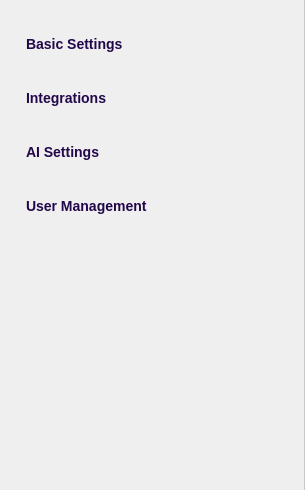
<?xml version="1.0" encoding="UTF-8"?>
<ui version="4.0">
 <class>ContextSidebar</class>
 <widget class="QWidget" name="ContextSidebar">
  <property name="geometry">
   <rect>
    <x>0</x>
    <y>0</y>
    <width>305</width>
    <height>490</height>
   </rect>
  </property>
  <property name="sizePolicy">
   <sizepolicy hsizetype="Preferred" vsizetype="Fixed">
    <horstretch>0</horstretch>
    <verstretch>0</verstretch>
   </sizepolicy>
  </property>
  <property name="minimumSize">
   <size>
    <width>250</width>
    <height>0</height>
   </size>
  </property>
  <property name="maximumSize">
   <size>
    <width>320</width>
    <height>16777215</height>
   </size>
  </property>
  <property name="windowTitle">
   <string>Form</string>
  </property>
  <property name="styleSheet">
   <string notr="true">#ContextSidebar {
	border-right: 1px solid #34343426;
	border-top-left-radius: 16px;
	border-top-right-radius: 0px;
}

QPushButton {
	text-align: left;
    background: transparent;
    border: none;
    font-size: 14px;
    font-weight: 600;
    color: #22084B;
    padding: 0px 10px;
}

QPushButton:hover,
QPushButton:pressed,
QPushButton:checked {
    background-color: #EEF4F6;
    border-radius: 8px;
}</string>
  </property>
  <layout class="QVBoxLayout" name="verticalLayout">
   <property name="spacing">
    <number>10</number>
   </property>
   <property name="leftMargin">
    <number>16</number>
   </property>
   <property name="topMargin">
    <number>22</number>
   </property>
   <property name="rightMargin">
    <number>16</number>
   </property>
   <property name="bottomMargin">
    <number>22</number>
   </property>
   <item>
    <widget class="QPushButton" name="firstButton">
     <property name="minimumSize">
      <size>
       <width>0</width>
       <height>44</height>
      </size>
     </property>
     <property name="maximumSize">
      <size>
       <width>16777215</width>
       <height>44</height>
      </size>
     </property>
     <property name="text">
      <string>Basic Settings</string>
     </property>
     <property name="icon">
      <iconset>
       <normaloff>:/images/ProjectSettings/basic_settings.svg</normaloff>:/images/ProjectSettings/basic_settings.svg</iconset>
     </property>
     <property name="checkable">
      <bool>true</bool>
     </property>
    </widget>
   </item>
   <item>
    <widget class="QPushButton" name="secondButton">
     <property name="minimumSize">
      <size>
       <width>0</width>
       <height>44</height>
      </size>
     </property>
     <property name="maximumSize">
      <size>
       <width>16777215</width>
       <height>44</height>
      </size>
     </property>
     <property name="text">
      <string>Integrations</string>
     </property>
     <property name="icon">
      <iconset>
       <normaloff>:/images/ProjectSettings/integrations.svg</normaloff>:/images/ProjectSettings/integrations.svg</iconset>
     </property>
     <property name="checkable">
      <bool>true</bool>
     </property>
    </widget>
   </item>
   <item>
    <widget class="QPushButton" name="thirdButton">
     <property name="minimumSize">
      <size>
       <width>0</width>
       <height>44</height>
      </size>
     </property>
     <property name="maximumSize">
      <size>
       <width>16777215</width>
       <height>44</height>
      </size>
     </property>
     <property name="text">
      <string>AI Settings</string>
     </property>
     <property name="icon">
      <iconset>
       <normaloff>:/images/ProjectSettings/ai_settings.svg</normaloff>:/images/ProjectSettings/ai_settings.svg</iconset>
     </property>
     <property name="checkable">
      <bool>true</bool>
     </property>
    </widget>
   </item>
   <item>
    <widget class="QPushButton" name="fourthButton">
     <property name="minimumSize">
      <size>
       <width>0</width>
       <height>44</height>
      </size>
     </property>
     <property name="maximumSize">
      <size>
       <width>16777215</width>
       <height>44</height>
      </size>
     </property>
     <property name="text">
      <string>User Management</string>
     </property>
     <property name="icon">
      <iconset>
       <normaloff>:/images/ProjectSettings/user_management.svg</normaloff>:/images/ProjectSettings/user_management.svg</iconset>
     </property>
     <property name="checkable">
      <bool>true</bool>
     </property>
     <property name="flat">
      <bool>true</bool>
     </property>
    </widget>
   </item>
   <item>
    <spacer name="verticalSpacer">
     <property name="orientation">
      <enum>Qt::Orientation::Vertical</enum>
     </property>
     <property name="sizeHint" stdset="0">
      <size>
       <width>20</width>
       <height>40</height>
      </size>
     </property>
    </spacer>
   </item>
  </layout>
 </widget>
 <resources/>
 <connections/>
</ui>
